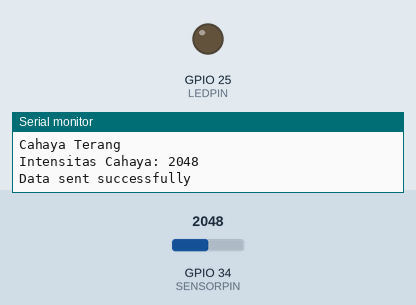
Recording of a sketch running on a simulated ESP32. On the bench: output pins drawn as LEDs (lit = HIGH), the last lines printed to the serial monitor. The test bench sets the inputs (shaded band); at power-on: GPIO 34 (SENSORPIN) = 2048. WiFi joins after 1.5 s; servers stay silent unless stated; uploads are accepted with an empty reply.

Above: at 2.7 s.
2.8 s: GPIO 34 (SENSORPIN) set to 2931
5.7 s: GPIO 34 (SENSORPIN) set to 3057
At 6.8 s:
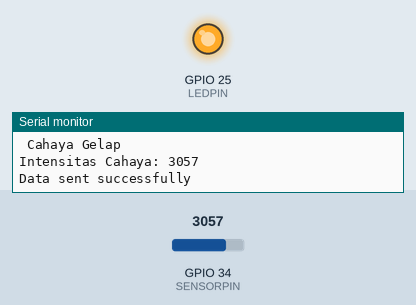
8.6 s: GPIO 34 (SENSORPIN) set to 2960
At 11.4 s:
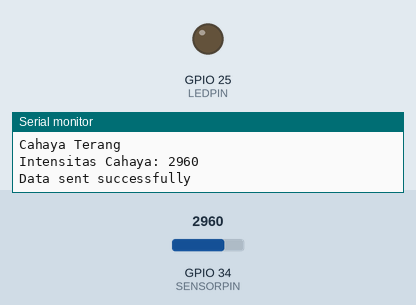
11.8 s: GPIO 34 (SENSORPIN) set to 3040
At 13.1 s:
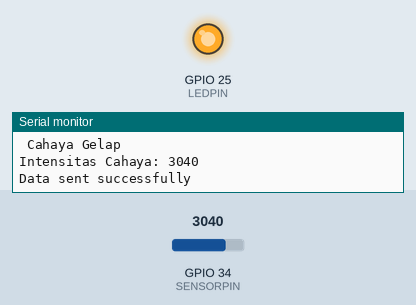
Timing chart, 0 to 14.8 s (numbered marks = the images above; inputs shaded):
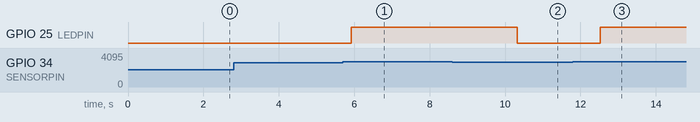

Measured:
- the behaviour switches between 3000 and 3001 on GPIO 34 (SENSORPIN) (found by bisection; images 0 and 1)
- after the input at 5.7 s, GPIO 25 (LEDPIN): LOW → HIGH after 0.22 s
- after the input at 8.6 s, GPIO 25 (LEDPIN): HIGH → LOW after 1.7 s
- after the input at 11.8 s, GPIO 25 (LEDPIN): LOW → HIGH after 0.72 s

The sketch:

latihan.ino
```cpp
#include <WiFi.h>
#include <HTTPClient.h>

#define SENSORPIN 34
#define LEDPIN 25

// Replace with your network credentials
const char* ssid = "Farras";
const char* password = "mahasiswa";

// API endpoint
String serverName = String("http://172.20.10.3/pirdas_modul4/cahaya.php");

void setup() {
  // put your setup code here, to run once:
  Serial.begin(9600);
  pinMode(LEDPIN, OUTPUT);
  pinMode(SENSORPIN, INPUT);
  WiFi.mode(WIFI_STA);
  WiFi.begin(ssid, password);
  Serial.print("Connecting to WiFi ..");
  while (WiFi.status() != WL_CONNECTED) {
    Serial.print('.');
    delay(500);
  }
  Serial.print("\nIP Lokal: ");
  Serial.println(WiFi.localIP());
  Serial.print("RSSI: ");
  Serial.println(WiFi.RSSI());
}

void loop() {
  int ldr_value = analogRead(SENSORPIN);
  if(ldr_value > 3000) {
    Serial.println(" Cahaya Gelap ");

    digitalWrite(LEDPIN, HIGH);

    Serial.print("Intensitas Cahaya: ");

    Serial.print(ldr_value);

    Serial.println();

  } else {
    Serial.println("Cahaya Terang ");

    digitalWrite(LEDPIN, LOW);

    Serial.print("Intensitas Cahaya: ");

    Serial.print(ldr_value);

    Serial.println();
  }
  // put your main code here, to run repeatedly:
  String url = serverName;
  url += "?ldr_value=";
  url += String(ldr_value);
  if (WiFi.status() == WL_CONNECTED) {
    HTTPClient http;
    // Construct the request
    http.begin(url);
    // Make the GET request
    int httpResponseCode = http.GET();
    if (httpResponseCode = 200) {
      Serial.println("Data sent successfully");
    }else{
      Serial.print("Error code: ");
      Serial.println(httpResponseCode);
    }
    http.end(); // Close connection
    delay(2000);
  }
}
```
